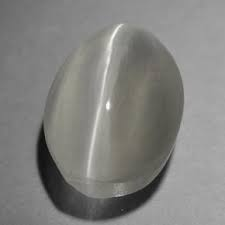
#> input picture modules/image/classification/SpinalNet_Gemstones/testImages/Cats Eye/cats_eye_3.jpg, 225 x 225 px
$ python -i data_feed.py   (imports and definitions only)
#> lines starting #> are read from the running program, lines starting #| are printed output that depends on the picture
#> further down, picture is the input picture: PIL image 225x225 RGB; mean R, G, B 130.4, 130.1, 127.4
import os
import time
from collections import OrderedDict

import numpy as np
from PIL import Image

__all__ = ['reader']

DATA_DIM = 224
img_mean = np.array([0.485, 0.456, 0.406]).reshape((3, 1, 1))
img_std = np.array([0.229, 0.224, 0.225]).reshape((3, 1, 1))


def resize_short(img, target_size):
#> called with target_size = 256
    percent = float(target_size) / min(img.size[0], img.size[1])
#> percent = 1.14
    resized_width = int(round(img.size[0] * percent))
#> resized_width = 256
    resized_height = int(round(img.size[1] * percent))
#> resized_height = 256
    img = img.resize((resized_width, resized_height), Image.LANCZOS)
    return img


def crop_image(img, target_size, center):
#> called with target_size = 224, center = True
    width, height = img.size
#> width = 256; height = 256
    size = target_size
    if center == True:
        w_start = (width - size) / 2
#> w_start = 16
        h_start = (height - size) / 2
#> h_start = 16
    else:
        w_start = np.random.randint(0, width - size + 1)
        h_start = np.random.randint(0, height - size + 1)
    w_end = w_start + size
#> w_end = 240
    h_end = h_start + size
#> h_end = 240
    img = img.crop((w_start, h_start, w_end, h_end))
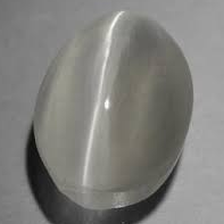
#> img: PIL image 224x224 RGB; mean R, G, B 128.2, 127.8, 124.3
    return img


def process_image(img):
    img = resize_short(img, target_size=256)
    img = crop_image(img, target_size=DATA_DIM, center=True)
    if img.mode != 'RGB':
        img = img.convert('RGB')
    img = np.array(img).astype('float32').transpose((2, 0, 1)) / 255
    img -= img_mean
    img /= img_std
    return img


def reader(images=None, paths=None):
    """
    Preprocess to yield image.

    Args:
        images (list[numpy.ndarray]): images data, shape of each is [H, W, C].
        paths (list[str]): paths to images.

    Yield:
        each (collections.OrderedDict): info of original image, preprocessed image.
    """
    component = list()
    if paths:
        for im_path in paths:
            each = OrderedDict()
            assert os.path.isfile(im_path), "The {} isn't a valid file path.".format(im_path)
            each['org_im_path'] = im_path
            each['org_im'] = Image.open(im_path)
            each['org_im_width'], each['org_im_height'] = each['org_im'].size
            component.append(each)
    if images is not None:
        assert type(images), "images is a list."
        for im in images:
            each = OrderedDict()
            each['org_im'] = Image.fromarray(im[:, :, ::-1])
            each['org_im_path'] = 'ndarray_time={}'.format(round(time.time(), 6) * 1e6)
            each['org_im_width'], each['org_im_height'] = each['org_im'].size
            component.append(each)

    for element in component:
        element['image'] = process_image(element['org_im'])
        yield element

>>> from PIL import Image
>>> picture = Image.open('../SpinalNet_Gemstones/testImages/Cats Eye/cats_eye_3.jpg')
>>> result = process_image(picture)
